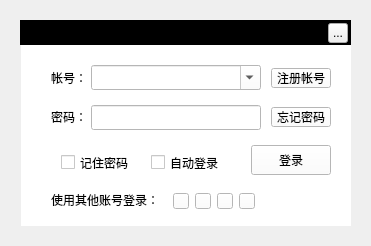
<?xml version="1.0" encoding="UTF-8"?>
<ui version="4.0">
 <class>MusicUserDialog</class>
 <widget class="QWidget" name="MusicUserDialog">
  <property name="geometry">
   <rect>
    <x>0</x>
    <y>0</y>
    <width>371</width>
    <height>246</height>
   </rect>
  </property>
  <property name="windowTitle">
   <string>MusicUserDialog</string>
  </property>
  <property name="styleSheet">
   <string notr="true"/>
  </property>
  <widget class="QLabel" name="topTitleBar">
   <property name="geometry">
    <rect>
     <x>20</x>
     <y>20</y>
     <width>331</width>
     <height>25</height>
    </rect>
   </property>
   <property name="styleSheet">
    <string notr="true">background:black</string>
   </property>
   <property name="text">
    <string/>
   </property>
  </widget>
  <widget class="QLabel" name="topTitleName">
   <property name="geometry">
    <rect>
     <x>30</x>
     <y>20</y>
     <width>61</width>
     <height>25</height>
    </rect>
   </property>
   <property name="styleSheet">
    <string notr="true">color:&quot;#FFFFFF&quot;;font-weight:bold</string>
   </property>
   <property name="text">
    <string>用户登录</string>
   </property>
  </widget>
  <widget class="QToolButton" name="topTitleCloseButton">
   <property name="geometry">
    <rect>
     <x>328</x>
     <y>23</y>
     <width>20</width>
     <height>20</height>
    </rect>
   </property>
   <property name="text">
    <string>...</string>
   </property>
  </widget>
  <widget class="QStackedWidget" name="stackedWidget">
   <property name="enabled">
    <bool>true</bool>
   </property>
   <property name="geometry">
    <rect>
     <x>21</x>
     <y>45</y>
     <width>330</width>
     <height>181</height>
    </rect>
   </property>
   <property name="styleSheet">
    <string notr="true">background:white;</string>
   </property>
   <property name="currentIndex">
    <number>0</number>
   </property>
   <widget class="QWidget" name="one">
    <widget class="QLabel" name="usernameLabel">
     <property name="geometry">
      <rect>
       <x>30</x>
       <y>23</y>
       <width>40</width>
       <height>20</height>
      </rect>
     </property>
     <property name="text">
      <string>帐号：</string>
     </property>
    </widget>
    <widget class="QLabel" name="passwdLabel">
     <property name="geometry">
      <rect>
       <x>30</x>
       <y>62</y>
       <width>40</width>
       <height>20</height>
      </rect>
     </property>
     <property name="text">
      <string>密码：</string>
     </property>
    </widget>
    <widget class="QComboBox" name="userComboBox">
     <property name="geometry">
      <rect>
       <x>70</x>
       <y>20</y>
       <width>170</width>
       <height>25</height>
      </rect>
     </property>
     <property name="styleSheet">
      <string notr="true"/>
     </property>
     <property name="editable">
      <bool>true</bool>
     </property>
    </widget>
    <widget class="QLineEdit" name="passwLineEdit">
     <property name="enabled">
      <bool>true</bool>
     </property>
     <property name="geometry">
      <rect>
       <x>70</x>
       <y>60</y>
       <width>170</width>
       <height>25</height>
      </rect>
     </property>
     <property name="styleSheet">
      <string notr="true"/>
     </property>
     <property name="echoMode">
      <enum>QLineEdit::Password</enum>
     </property>
    </widget>
    <widget class="QPushButton" name="forgotPwdButton">
     <property name="geometry">
      <rect>
       <x>250</x>
       <y>62</y>
       <width>60</width>
       <height>20</height>
      </rect>
     </property>
     <property name="text">
      <string>忘记密码</string>
     </property>
    </widget>
    <widget class="QPushButton" name="registerButton">
     <property name="geometry">
      <rect>
       <x>250</x>
       <y>23</y>
       <width>60</width>
       <height>20</height>
      </rect>
     </property>
     <property name="text">
      <string>注册帐号</string>
     </property>
    </widget>
    <widget class="QCheckBox" name="rememberPwd">
     <property name="geometry">
      <rect>
       <x>40</x>
       <y>110</y>
       <width>90</width>
       <height>15</height>
      </rect>
     </property>
     <property name="text">
      <string>记住密码</string>
     </property>
    </widget>
    <widget class="QCheckBox" name="automaticLogon">
     <property name="geometry">
      <rect>
       <x>130</x>
       <y>110</y>
       <width>90</width>
       <height>15</height>
      </rect>
     </property>
     <property name="text">
      <string>自动登录</string>
     </property>
    </widget>
    <widget class="QPushButton" name="loginButton">
     <property name="geometry">
      <rect>
       <x>230</x>
       <y>100</y>
       <width>80</width>
       <height>30</height>
      </rect>
     </property>
     <property name="text">
      <string>登录</string>
     </property>
    </widget>
    <widget class="QLabel" name="otherLogin">
     <property name="geometry">
      <rect>
       <x>30</x>
       <y>145</y>
       <width>115</width>
       <height>20</height>
      </rect>
     </property>
     <property name="text">
      <string>使用其他账号登录：</string>
     </property>
    </widget>
    <widget class="QPushButton" name="useTencentLogin">
     <property name="geometry">
      <rect>
       <x>152</x>
       <y>148</y>
       <width>16</width>
       <height>16</height>
      </rect>
     </property>
     <property name="cursor">
      <cursorShape>PointingHandCursor</cursorShape>
     </property>
     <property name="toolTip">
      <string/>
     </property>
     <property name="styleSheet">
      <string notr="true">border-image:url(:/usermanager/qq)</string>
     </property>
     <property name="text">
      <string/>
     </property>
    </widget>
    <widget class="QPushButton" name="useRenrenLogin">
     <property name="geometry">
      <rect>
       <x>174</x>
       <y>148</y>
       <width>16</width>
       <height>16</height>
      </rect>
     </property>
     <property name="cursor">
      <cursorShape>PointingHandCursor</cursorShape>
     </property>
     <property name="toolTip">
      <string/>
     </property>
     <property name="styleSheet">
      <string notr="true">border-image:url(:/usermanager/renren)</string>
     </property>
     <property name="text">
      <string/>
     </property>
    </widget>
    <widget class="QPushButton" name="useWechatLogin">
     <property name="geometry">
      <rect>
       <x>196</x>
       <y>148</y>
       <width>16</width>
       <height>16</height>
      </rect>
     </property>
     <property name="cursor">
      <cursorShape>PointingHandCursor</cursorShape>
     </property>
     <property name="toolTip">
      <string/>
     </property>
     <property name="styleSheet">
      <string notr="true">border-image:url(:/usermanager/weixing)</string>
     </property>
     <property name="text">
      <string/>
     </property>
    </widget>
    <widget class="QPushButton" name="useSinaLogin">
     <property name="geometry">
      <rect>
       <x>218</x>
       <y>148</y>
       <width>16</width>
       <height>16</height>
      </rect>
     </property>
     <property name="cursor">
      <cursorShape>PointingHandCursor</cursorShape>
     </property>
     <property name="toolTip">
      <string/>
     </property>
     <property name="styleSheet">
      <string notr="true">border-image:url(:/usermanager/xinlang)</string>
     </property>
     <property name="text">
      <string/>
     </property>
    </widget>
   </widget>
   <widget class="QWidget" name="two">
    <widget class="QLabel" name="usernameRegisterLabel">
     <property name="geometry">
      <rect>
       <x>30</x>
       <y>25</y>
       <width>61</width>
       <height>20</height>
      </rect>
     </property>
     <property name="text">
      <string>注册帐号：</string>
     </property>
    </widget>
    <widget class="QLabel" name="mailLabel">
     <property name="geometry">
      <rect>
       <x>30</x>
       <y>77</y>
       <width>61</width>
       <height>20</height>
      </rect>
     </property>
     <property name="text">
      <string>邮箱地址：</string>
     </property>
    </widget>
    <widget class="MusicUserLineEdit" name="registerMailLine">
     <property name="geometry">
      <rect>
       <x>100</x>
       <y>75</y>
       <width>190</width>
       <height>25</height>
      </rect>
     </property>
    </widget>
    <widget class="MusicUserLineEdit" name="registerUserLine">
     <property name="geometry">
      <rect>
       <x>100</x>
       <y>20</y>
       <width>190</width>
       <height>25</height>
      </rect>
     </property>
     <property name="styleSheet">
      <string notr="true">QLineEdit::hover{ border: 2px solid #AAAAFF;}</string>
     </property>
    </widget>
    <widget class="QLabel" name="registerUserLineR">
     <property name="geometry">
      <rect>
       <x>105</x>
       <y>50</y>
       <width>180</width>
       <height>20</height>
      </rect>
     </property>
     <property name="text">
      <string>4-20个字母、数字和符号组成</string>
     </property>
    </widget>
    <widget class="QLabel" name="registerMailLineR">
     <property name="geometry">
      <rect>
       <x>105</x>
       <y>105</y>
       <width>180</width>
       <height>20</height>
      </rect>
     </property>
     <property name="text">
      <string>请填写正确的邮箱地址</string>
     </property>
    </widget>
    <widget class="QLabel" name="registerPwdLineR">
     <property name="geometry">
      <rect>
       <x>105</x>
       <y>160</y>
       <width>180</width>
       <height>20</height>
      </rect>
     </property>
     <property name="text">
      <string>6-16个字母、数字和符号组成</string>
     </property>
    </widget>
    <widget class="QLabel" name="registerPwdCLineR">
     <property name="geometry">
      <rect>
       <x>105</x>
       <y>215</y>
       <width>180</width>
       <height>20</height>
      </rect>
     </property>
     <property name="text">
      <string>6-16个字母、数字和符号组成</string>
     </property>
    </widget>
    <widget class="MusicUserLineEdit" name="registerPwdLine">
     <property name="geometry">
      <rect>
       <x>100</x>
       <y>130</y>
       <width>190</width>
       <height>25</height>
      </rect>
     </property>
     <property name="text">
      <string/>
     </property>
     <property name="echoMode">
      <enum>QLineEdit::Password</enum>
     </property>
    </widget>
    <widget class="MusicUserLineEdit" name="registerPwdCLine">
     <property name="geometry">
      <rect>
       <x>100</x>
       <y>185</y>
       <width>190</width>
       <height>25</height>
      </rect>
     </property>
     <property name="text">
      <string/>
     </property>
     <property name="echoMode">
      <enum>QLineEdit::Password</enum>
     </property>
    </widget>
    <widget class="QLabel" name="passwdLable">
     <property name="geometry">
      <rect>
       <x>30</x>
       <y>132</y>
       <width>61</width>
       <height>20</height>
      </rect>
     </property>
     <property name="text">
      <string>设置密码：</string>
     </property>
    </widget>
    <widget class="QLabel" name="passwdCLabel">
     <property name="geometry">
      <rect>
       <x>30</x>
       <y>188</y>
       <width>61</width>
       <height>20</height>
      </rect>
     </property>
     <property name="text">
      <string>确认密码：</string>
     </property>
    </widget>
    <widget class="QPushButton" name="confirmButton">
     <property name="geometry">
      <rect>
       <x>160</x>
       <y>250</y>
       <width>60</width>
       <height>25</height>
      </rect>
     </property>
     <property name="text">
      <string>确定</string>
     </property>
    </widget>
    <widget class="QPushButton" name="cancelButton">
     <property name="geometry">
      <rect>
       <x>230</x>
       <y>250</y>
       <width>60</width>
       <height>25</height>
      </rect>
     </property>
     <property name="text">
      <string>取消</string>
     </property>
    </widget>
    <widget class="QCheckBox" name="agreementCheckBox">
     <property name="geometry">
      <rect>
       <x>30</x>
       <y>265</y>
       <width>111</width>
       <height>16</height>
      </rect>
     </property>
     <property name="text">
      <string>我已阅读并接受</string>
     </property>
    </widget>
    <widget class="QPushButton" name="agreementButton">
     <property name="geometry">
      <rect>
       <x>50</x>
       <y>240</y>
       <width>60</width>
       <height>20</height>
      </rect>
     </property>
     <property name="text">
      <string>网站协议</string>
     </property>
    </widget>
    <widget class="QLabel" name="labelRight">
     <property name="geometry">
      <rect>
       <x>295</x>
       <y>22</y>
       <width>20</width>
       <height>20</height>
      </rect>
     </property>
     <property name="styleSheet">
      <string notr="true">image:url(:/usermanager/right)</string>
     </property>
     <property name="text">
      <string/>
     </property>
    </widget>
    <widget class="QLabel" name="labelRigh_2">
     <property name="geometry">
      <rect>
       <x>295</x>
       <y>77</y>
       <width>20</width>
       <height>20</height>
      </rect>
     </property>
     <property name="styleSheet">
      <string notr="true">image:url(:/usermanager/right)</string>
     </property>
     <property name="text">
      <string/>
     </property>
    </widget>
    <widget class="QLabel" name="labelRigh_3">
     <property name="geometry">
      <rect>
       <x>295</x>
       <y>132</y>
       <width>20</width>
       <height>20</height>
      </rect>
     </property>
     <property name="styleSheet">
      <string notr="true">image:url(:/usermanager/right)</string>
     </property>
     <property name="text">
      <string/>
     </property>
    </widget>
    <widget class="QLabel" name="labelRigh_4">
     <property name="geometry">
      <rect>
       <x>295</x>
       <y>187</y>
       <width>20</width>
       <height>20</height>
      </rect>
     </property>
     <property name="styleSheet">
      <string notr="true">image:url(:/usermanager/right)</string>
     </property>
     <property name="text">
      <string/>
     </property>
    </widget>
   </widget>
   <widget class="QWidget" name="three">
    <widget class="QLabel" name="userLineLabel">
     <property name="geometry">
      <rect>
       <x>50</x>
       <y>23</y>
       <width>40</width>
       <height>20</height>
      </rect>
     </property>
     <property name="text">
      <string>原帐号：</string>
     </property>
    </widget>
    <widget class="QLabel" name="mailLineLabel">
     <property name="geometry">
      <rect>
       <x>50</x>
       <y>62</y>
       <width>40</width>
       <height>20</height>
      </rect>
     </property>
     <property name="text">
      <string>原邮箱：</string>
     </property>
    </widget>
    <widget class="QLineEdit" name="mailLineEdit">
     <property name="geometry">
      <rect>
       <x>100</x>
       <y>60</y>
       <width>170</width>
       <height>25</height>
      </rect>
     </property>
     <property name="styleSheet">
      <string notr="true"/>
     </property>
    </widget>
    <widget class="QLineEdit" name="userLineEdit">
     <property name="geometry">
      <rect>
       <x>100</x>
       <y>20</y>
       <width>170</width>
       <height>25</height>
      </rect>
     </property>
     <property name="styleSheet">
      <string notr="true"/>
     </property>
    </widget>
    <widget class="QLabel" name="pwdLineLabel">
     <property name="geometry">
      <rect>
       <x>50</x>
       <y>101</y>
       <width>40</width>
       <height>20</height>
      </rect>
     </property>
     <property name="text">
      <string>新密码：</string>
     </property>
    </widget>
    <widget class="MusicUserLineEdit" name="pwdLineEdit">
     <property name="geometry">
      <rect>
       <x>100</x>
       <y>100</y>
       <width>170</width>
       <height>25</height>
      </rect>
     </property>
     <property name="styleSheet">
      <string notr="true"/>
     </property>
     <property name="echoMode">
      <enum>QLineEdit::Password</enum>
     </property>
    </widget>
    <widget class="QLabel" name="pwdLineEditR">
     <property name="geometry">
      <rect>
       <x>105</x>
       <y>130</y>
       <width>165</width>
       <height>20</height>
      </rect>
     </property>
     <property name="text">
      <string>6-16个字母、数字和符号组成</string>
     </property>
    </widget>
    <widget class="QLabel" name="labelRigh_5">
     <property name="geometry">
      <rect>
       <x>275</x>
       <y>102</y>
       <width>20</width>
       <height>20</height>
      </rect>
     </property>
     <property name="styleSheet">
      <string notr="true">image:url(:/usermanager/right)</string>
     </property>
     <property name="text">
      <string/>
     </property>
    </widget>
    <widget class="QPushButton" name="verificationCode">
     <property name="geometry">
      <rect>
       <x>30</x>
       <y>160</y>
       <width>91</width>
       <height>31</height>
      </rect>
     </property>
     <property name="cursor">
      <cursorShape>PointingHandCursor</cursorShape>
     </property>
     <property name="styleSheet">
      <string notr="true"/>
     </property>
     <property name="text">
      <string/>
     </property>
    </widget>
    <widget class="QLineEdit" name="verificationCodeEdit">
     <property name="geometry">
      <rect>
       <x>210</x>
       <y>160</y>
       <width>80</width>
       <height>25</height>
      </rect>
     </property>
     <property name="styleSheet">
      <string notr="true"/>
     </property>
    </widget>
    <widget class="QLabel" name="verificationCodeLabel">
     <property name="geometry">
      <rect>
       <x>135</x>
       <y>164</y>
       <width>71</width>
       <height>20</height>
      </rect>
     </property>
     <property name="text">
      <string>输入验证码：</string>
     </property>
    </widget>
    <widget class="QPushButton" name="confirmButton_2">
     <property name="geometry">
      <rect>
       <x>70</x>
       <y>210</y>
       <width>60</width>
       <height>25</height>
      </rect>
     </property>
     <property name="text">
      <string>确定</string>
     </property>
    </widget>
    <widget class="QPushButton" name="cancelButton_2">
     <property name="geometry">
      <rect>
       <x>200</x>
       <y>210</y>
       <width>60</width>
       <height>25</height>
      </rect>
     </property>
     <property name="text">
      <string>取消</string>
     </property>
    </widget>
   </widget>
  </widget>
 </widget>
 <customwidgets>
  <customwidget>
   <class>MusicUserLineEdit</class>
   <extends>QLineEdit</extends>
   <header>musicuserlineedit.h</header>
   <container>1</container>
  </customwidget>
 </customwidgets>
 <resources/>
 <connections/>
</ui>
